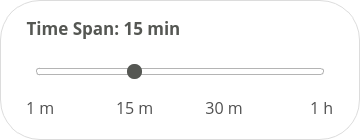
           <widget class="QGroupBox" name="time_span_group">
            <property name="minimumSize">
             <size>
              <width>360</width>
              <height>140</height>
             </size>
            </property>
            <property name="maximumSize">
             <size>
              <width>360</width>
              <height>140</height>
             </size>
            </property>
            <property name="font">
             <font>
              <family>Open Sans</family>
              <pointsize>13</pointsize>
              <weight>75</weight>
              <bold>true</bold>
             </font>
            </property>
            <property name="styleSheet">
             <string notr="true">QGroupBox { border: none; background: white; border-radius: 40px; border: 1px solid rgb(220,220,220); }
QGroupBox::title { subcontrol-origin: margin; padding: 0px 8px; left: 16px; top: 16px; color: rgb(85, 87, 83); }
QGroupBox::title:disabled { color: rgb(180,180,180); }</string>
            </property>
            <property name="title">
             <string>Time Span: 15 min</string>
            </property>
            <layout class="QVBoxLayout" name="verticalLayout_11">
             <property name="spacing">
              <number>0</number>
             </property>
             <property name="leftMargin">
              <number>25</number>
             </property>
             <property name="topMargin">
              <number>46</number>
             </property>
             <property name="rightMargin">
              <number>25</number>
             </property>
             <property name="bottomMargin">
              <number>20</number>
             </property>
             <item>
              <layout class="QHBoxLayout" name="horizontalLayout_23">
               <property name="leftMargin">
                <number>10</number>
               </property>
               <property name="rightMargin">
                <number>10</number>
               </property>
               <property name="bottomMargin">
                <number>0</number>
               </property>
               <item>
                <widget class="QSlider" name="time_span_slider">
                 <property name="sizePolicy">
                  <sizepolicy hsizetype="Expanding" vsizetype="Expanding">
                   <horstretch>0</horstretch>
                   <verstretch>0</verstretch>
                  </sizepolicy>
                 </property>
                 <property name="maximumSize">
                  <size>
                   <width>16777215</width>
                   <height>50</height>
                  </size>
                 </property>
                 <property name="styleSheet">
                  <string notr="true">QSlider {
background: white;
}

QSlider::add-page:horizontal {
background: white;
border: 1px solid rgb(180,180,180);
border-radius: 3px;
}

QSlider::sub-page:horizontal {
background: white;
border: 1px solid rgb(180,180,180);
border-radius: 3px;
}

QSlider::handle:horizontal {
background: rgb(85,87,83);
border-radius: 7px;
}</string>
                 </property>
                 <property name="minimum">
                  <number>0</number>
                 </property>
                 <property name="maximum">
                  <number>90</number>
                 </property>
                 <property name="singleStep">
                  <number>10</number>
                 </property>
                 <property name="pageStep">
                  <number>10</number>
                 </property>
                 <property name="value">
                  <number>30</number>
                 </property>
                 <property name="orientation">
                  <enum>Qt::Horizontal</enum>
                 </property>
                 <property name="invertedAppearance">
                  <bool>false</bool>
                 </property>
                 <property name="tickPosition">
                  <enum>QSlider::NoTicks</enum>
                 </property>
                 <property name="tickInterval">
                  <number>10</number>
                 </property>
                </widget>
               </item>
              </layout>
             </item>
             <item>
              <layout class="QHBoxLayout" name="horizontalLayout_6">
               <item alignment="Qt::AlignLeft">
                <widget class="QLabel" name="label_2">
                 <property name="font">
                  <font>
                   <family>Open Sans</family>
                   <pointsize>12</pointsize>
                  </font>
                 </property>
                 <property name="styleSheet">
                  <string notr="true">background: white; color: rgb(80,80,80);</string>
                 </property>
                 <property name="text">
                  <string>1 m</string>
                 </property>
                </widget>
               </item>
               <item alignment="Qt::AlignHCenter">
                <widget class="QLabel" name="label_6">
                 <property name="font">
                  <font>
                   <family>Open Sans</family>
                   <pointsize>12</pointsize>
                  </font>
                 </property>
                 <property name="styleSheet">
                  <string notr="true">background: white; color: rgb(80,80,80);</string>
                 </property>
                 <property name="text">
                  <string>15 m   </string>
                 </property>
                </widget>
               </item>
               <item alignment="Qt::AlignHCenter">
                <widget class="QLabel" name="label_10">
                 <property name="font">
                  <font>
                   <family>Open Sans</family>
                   <pointsize>12</pointsize>
                  </font>
                 </property>
                 <property name="styleSheet">
                  <string notr="true">background: white; color: rgb(80,80,80);</string>
                 </property>
                 <property name="text">
                  <string>   30 m</string>
                 </property>
                </widget>
               </item>
               <item alignment="Qt::AlignRight">
                <widget class="QLabel" name="label_4">
                 <property name="font">
                  <font>
                   <family>Open Sans</family>
                   <pointsize>12</pointsize>
                  </font>
                 </property>
                 <property name="styleSheet">
                  <string notr="true">background: white; color: rgb(80,80,80);</string>
                 </property>
                 <property name="text">
                  <string>1 h</string>
                 </property>
                </widget>
               </item>
              </layout>
             </item>
            </layout>
           </widget>
